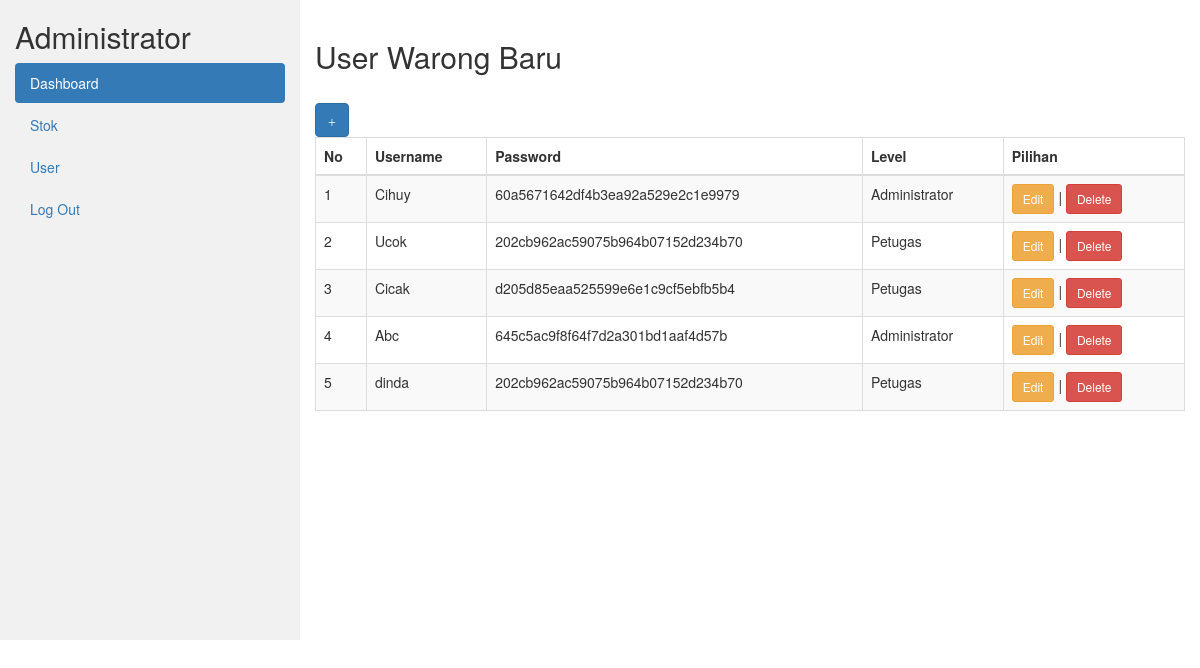
Screenshot of /petugas/index.php?page=user (signed in) with the database file from the repository.
### tables this page shows
CREATE TABLE `user` (
  `UserID` int(11) NOT NULL,
  `NamaUser` varchar(255) NOT NULL,
  `Password` varchar(255) NOT NULL,
  `Level` enum('Administrator','Petugas') NOT NULL
);

### petugas/user.php (the view, shortened to what this page needs)
<h2>User Warong Baru</h2>
<br>
<?php if ($_SESSION['Level'] == "Administrator") { ?>
<a class="btn btn-primary btn-md" href="?page=tambah-user"><span class="glyphicon glyphicon-plus"></span></a>
<?php  }?>
<table class="table table-striped table-bordered">
    <thead>
    <tr>
        <th>No</th>
        <th>Username</th>
        <th>Password</th>
        <th>Level</th>
        <?php if ($_SESSION['Level'] == "Administrator") { ?>
            <th>Pilihan</th>
            <?php } ?>
            </tr>
        </thead>
        <tbody>
        <?php
            include '../koneksi/connect.php';
            $no = 1;
            $sql = $conn->query("SELECT * FROM user");
            while ($data= $sql->fetch_assoc()) {
            ?>
        <tr>
            <td><?php echo $no++ ?></td>
            <td><?php echo $data['NamaUser']; ?></td>
            <td><?php echo $data['Password']; ?></td>
            <td><?php echo $data['Level']; ?></td>
                <?php if ($_SESSION['Level'] == "Administrator") { ?>
                <td><a type='button' href='?page=edit-user&UserID=<?= $data['UserID']; ?>' class='btn btn-sm btn-warning'>Edit</a> | <a type='button' href='?page=hapus-user&UserID=<?= $data['UserID']; ?>' class='btn btn-sm btn-danger'>Delete</a></td>
            <?php } ?>
        </tr>
    <?php } ?>
</tbody>
</table>

### rows the page displays
user: NamaUser "Cihuy", Password "60a5671642df4b3ea92a529e2c1e9979", Level "Administrator"
user: NamaUser "Ucok", Password "202cb962ac59075b964b07152d234b70", Level "Petugas"
user: NamaUser "Cicak", Password "d205d85eaa525599e6e1c9cf5ebfb5b4", Level "Petugas"
user: NamaUser "Abc", Password "645c5ac9f8f64f7d2a301bd1aaf4d57b", Level "Administrator"
user: NamaUser "dinda", Password "202cb962ac59075b964b07152d234b70", Level "Petugas"

### other values shown
$_SESSION['Level'] "Administrator"
